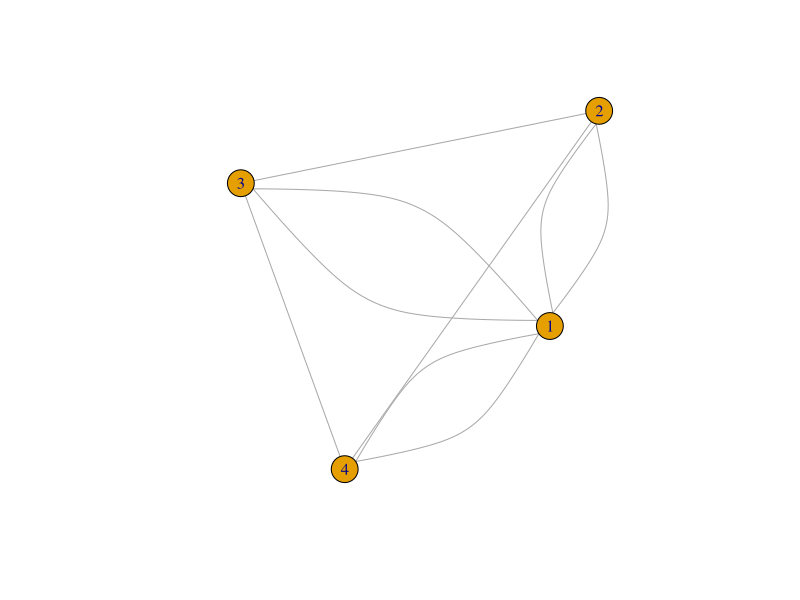
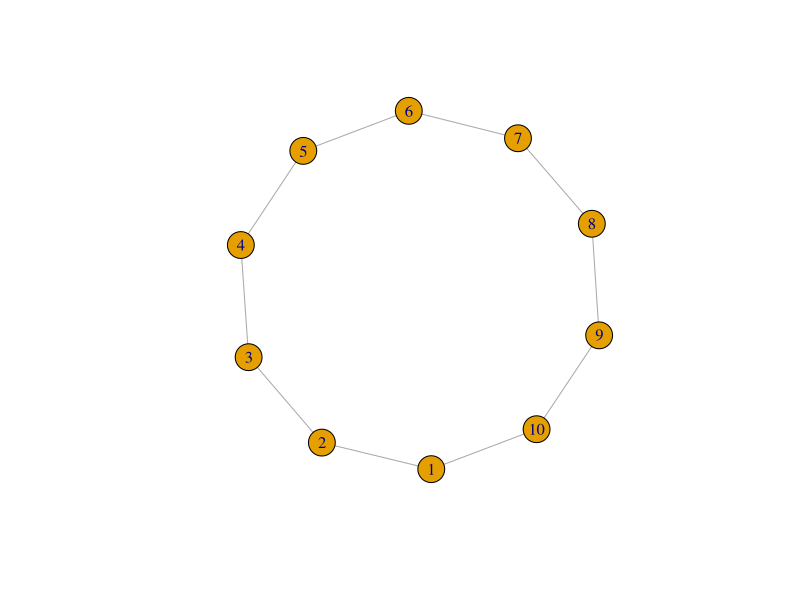
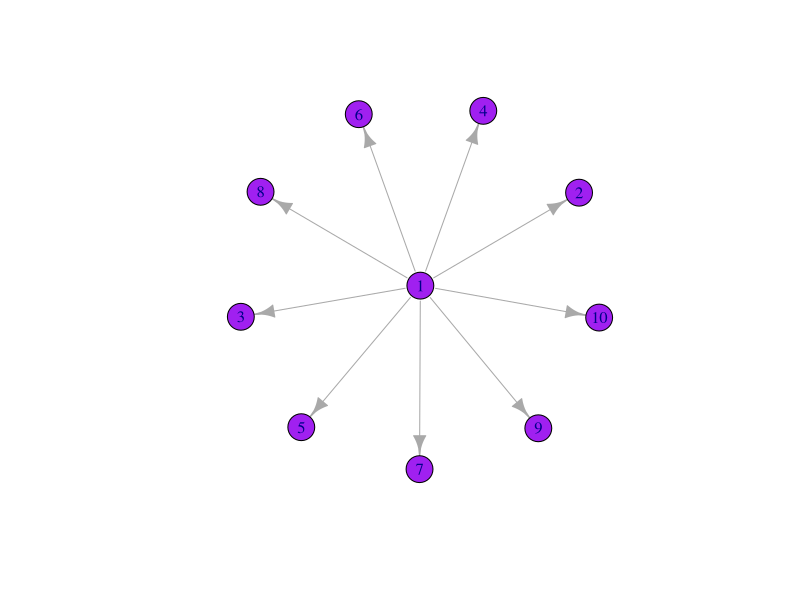
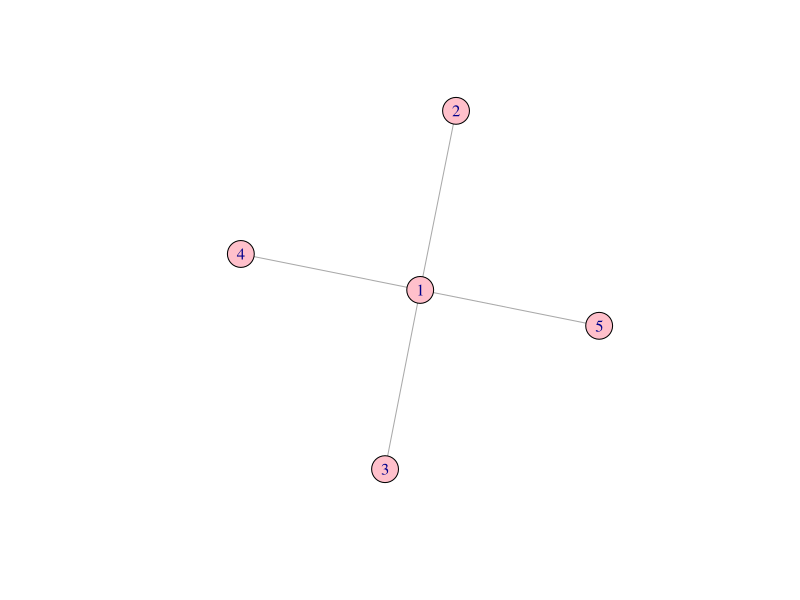
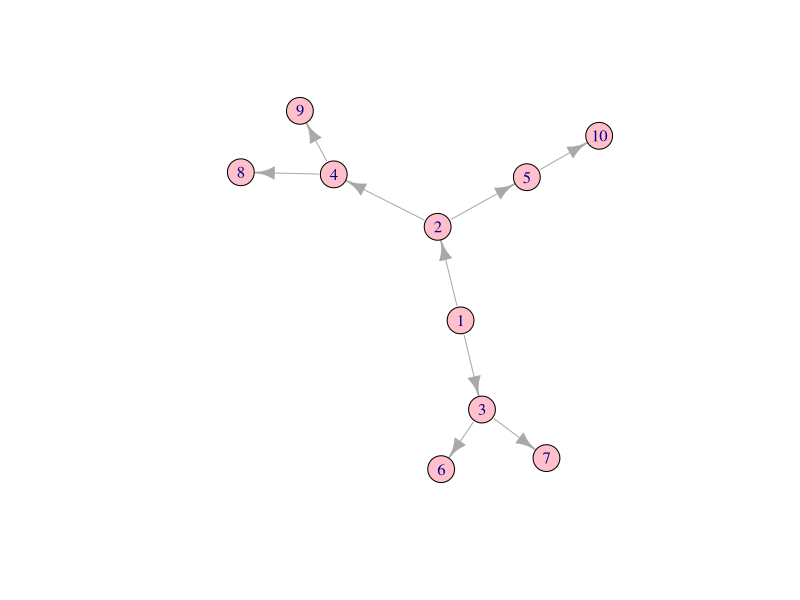
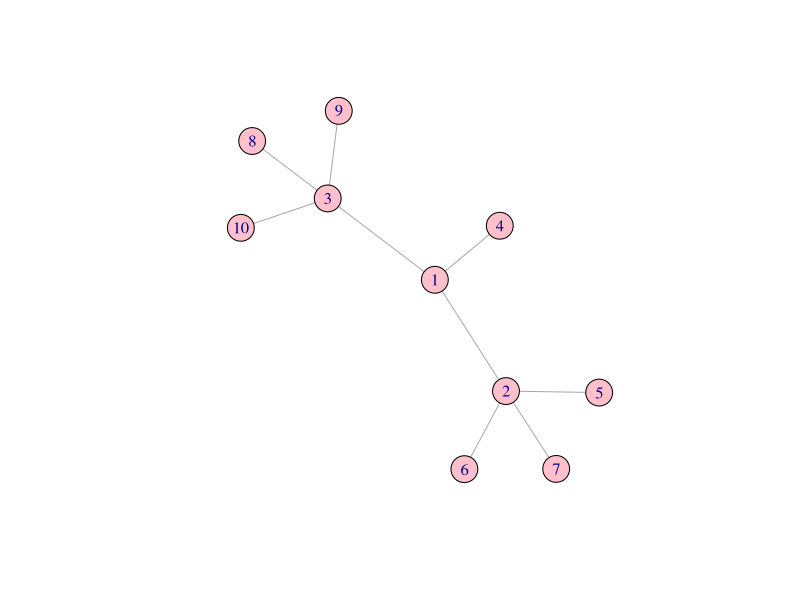

Write R code to recreate these figures, in order.
###################################################
# Irene Rodríguez García
# Practica grafos
# 13/12/2021
##################################################

#LLAMAMOS ALAS LIBRERIAS
library(igraph)
library(dplyr)
library(ggplot2)

#DEFINIMOS EL GRAFO a partir de la matriz de adyacencia
adjm <- matrix(c(0,2,2,2,2,0,1,1,2,1,0,1,2,1,1,0),nrow=4,ncol=4,byrow=TRUE) #La flecha es un puntero en cambio el = le asigna auto el valor de la variable.
adjm

#CREAMOS UN OBJETO CON IGRAPH
#Necesita de argumentos la matriaz de adyacencia y el modo del grafo.
#Cuando es dirigido hacemos la matriz de adyacencia y ya esta, si no necesitamos hacer una matriz simetrica.
#
#graph.adjacency(adjmatrix, mode = c("directed", "undirected",
# "max", "min", "upper", "lower", "plus"), weighted = NULL,
# diag = TRUE, add.colnames = NULL, add.rownames = NA)
graph <- graph.adjacency(adjm, mode="undirected")
plot(graph)

#CALCULAR LOS ATRIBUTOS DE CADA VERTICE
V(graph)$degree <- degree(graph)
V(graph)$degree
#NODOS QUE INCIDEN EN EL VERTICE 1
incident(graph, 1, mode = c("all"))

#-------------------------------------------
#Practica 2:

#Crear un gafo con forma de anillo, estrella,árbol.

#Anillo
graph2 <- make_ring(10)
plot(graph2)

#Estrella
Star <- make_star(10, mode = "out")
plot(Star, vertex.color="purple")

Star2 <- make_star(5, mode = "undirected")
plot(Star2, vertex.color="pink")

#Arbol
Tree1<-make_tree(10, 2)
plot(Tree1, vertex.color="pink")

Tree2<- make_tree(10, 3, mode = "undirected")
plot(Tree2, vertex.color="pink")
